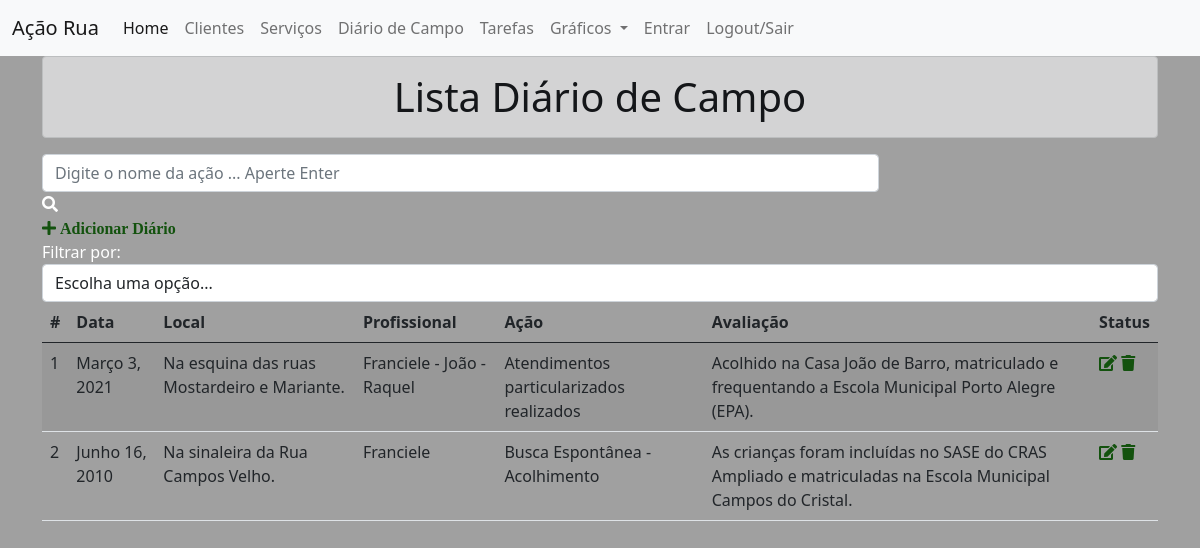
The app's page /listadiario/ with its own data.
### diario/models.py (models this page shows, shortened)
class Diario(models.Model):
    data = models.DateField()
    hora = models.TimeField()
    local = models.CharField(max_length=200)
    profissional = models.CharField(max_length=50)
    acao = models.CharField(max_length=300)
    sujeitos = models.CharField(max_length=350)
    avaliacao = models.CharField(max_length=400)

### diario/views.py (the view)
# urls.py: path('listadiario/', ListaView.as_view(), name='listadiario'),
class ListaView(ListView):
    models = Diario
    template_name = 'listadiario.html'
    paginate_by = 5
    ordering = 'id'
    queryset = Diario.objects.all().order_by()
    context_object_name = 'diario'
    def get_queryset(self):
        query = self.request.GET.get('q')
        if query:
            return Diario.objects.filter(
                Q(profissional__icontains=query) |
                Q(acao__icontains=query)
            )
        else:
            return Diario.objects.all()

### diario/templates/listadiario.html (shortened to what this page needs)
{% extends 'base.html' %}
{% block content %}
<div class="container">
<h1 class="text-center alert alert-dark">Lista Diário de Campo</h1>
<div class="col-9 search-div">
    <form method="GET" id="search-form">
        <input class="form-control" type="text" id="search" name="q" placeholder="Digite o nome da ação ... Aperte Enter" value="{{ request.GET.q }}">
        <i class="fas fa-search"></i>
    </form>
</div>
<a id="add-link" href="/addd">
    <div class="col-2 add-div">
        <i class="fas fa-plus"> Adicionar Diário</i>
    </div>
</a>
<div class="col-12 filter-div">
    <span>Filtrar por:</span>
    <select name="filter" id="filter" class="form-control">
        <option value="">Escolha uma opção...</option>
    </select>
</div>
<table class="table table-striped">
    <thead>
    <tr>
        <th scope="col">#</th>
        <th scope="col">Data</th>
        <th scope="col">Local</th>
        <th scope="col">Profissional</th>
        <th scope="col">Ação</th>
        <th scope="col">Avaliação</th>
        <th scope="col">Status</th>
    </tr>
    </thead>
    <tbody>
    {% for diario in diario %}
    <tr>
        <td>{{ diario.id }}</td>
        <td>{{ diario.data }}</td>
        <td>{{ diario.local }}</td>
        <td>{{ diario.profissional }}</td>
        <td>{{ diario.acao }}</td>
        <td>{{ diario.avaliacao }}</td>
        <td>
            <a href="{% url 'upd_diario' diario.pk %}"><span><i class="fas fa-edit"></i></span></a>
            <a href="{% url 'del_diario' diario.pk %}"><span><i class="fas fa-trash"></i></span></a>
        </td>
    </tr>
    {% endfor %}
    </tbody>
</table>
</div>
{% endblock content %}

### core/static/css/estilos.css (style rules this page uses)
body { background-color: #a0a0a0; color: #ffffff; }
a { text-decoration: none; color: #13520E; }

### records on screen
Diario: id "1", data "Março 3, 2021", local "Na esquina das ruas Mostardeiro e Mariante.", profissional "Franciele - João - Raquel", acao "Atendimentos particularizados realizados", avaliacao "Acolhido na Casa João de Barro, matriculado e frequentando a Escola Municipal Porto Alegre (EPA)."
Diario: id "2", data "Junho 16, 2010", local "Na sinaleira da Rua Campos Velho.", profissional "Franciele", acao "Busca Espontânea - Acolhimento", avaliacao "As crianças foram incluídas no SASE do CRAS Ampliado e matriculadas na Escola Municipal Campos do Cristal."
